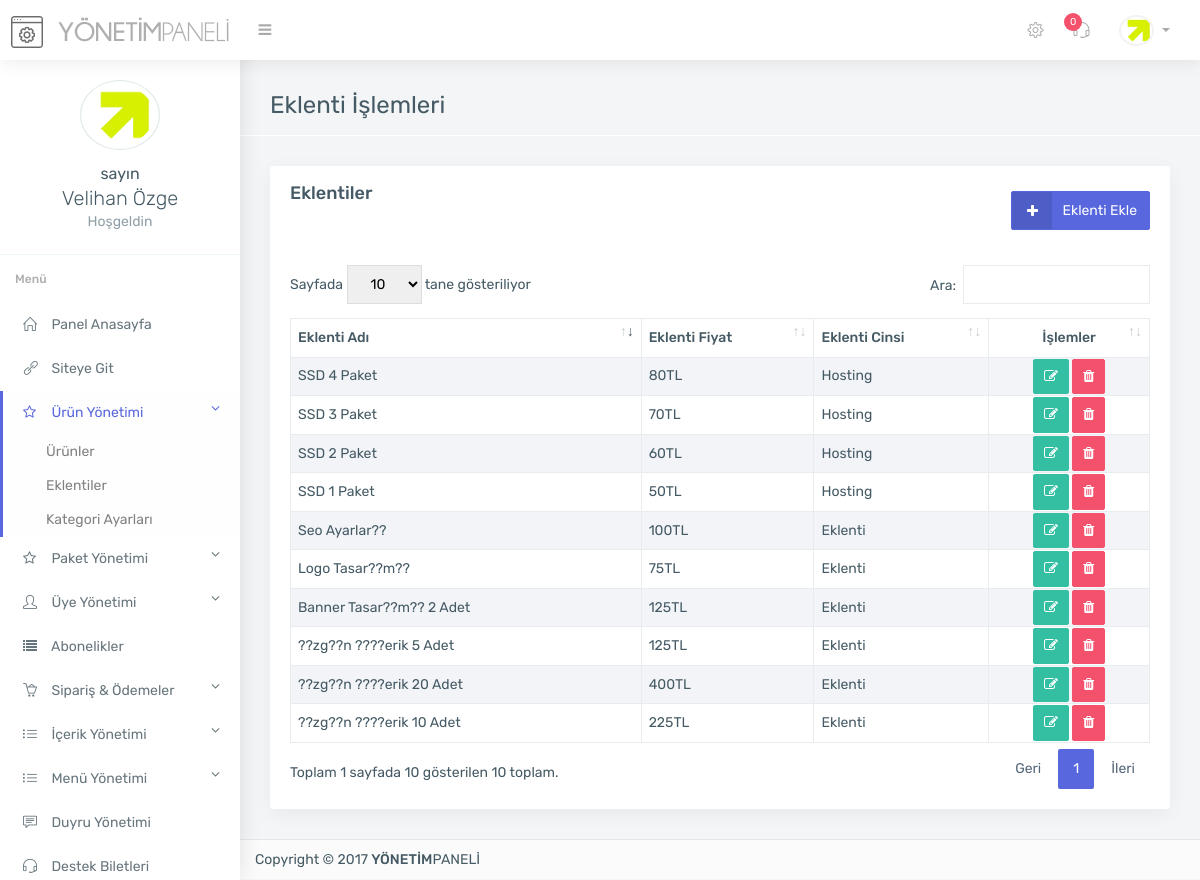
/admin/eklentiler.php (signed in), run on the app's committed database.
### tables this page shows
CREATE TABLE `kullanici` (
  `kullanici_id` int(11) NOT NULL,
  `kullanici_adi` varchar(250) NOT NULL,
  `kullanici_pass` varchar(250) NOT NULL,
  `kullanici_adsoyad` varchar(500) NOT NULL,
  `kullanici_resim` varchar(500) NOT NULL
);

CREATE TABLE `eklenti` (
  `id` int(11) NOT NULL,
  `ad` varchar(255) DEFAULT NULL,
  `cinsi` int(11) NOT NULL DEFAULT '0',
  `fiyat` varchar(255) DEFAULT NULL,
  `aciklama` varchar(255) DEFAULT NULL,
  `sira` int(11) DEFAULT NULL
);

### admin/eklentiler.php (the view)
<?php
include 'header.php';
include 'topbar.php';
include 'sidebar.php';
$hesapsor=$db->prepare("SELECT * from eklenti order by id DESC");
$hesapsor->execute(array(0));
?>
<section class="main-content container">
	<div class="page-header">
		<h2>Eklenti İşlemleri</h2>
	</div>
	<div class="row">
		<div class="col-md-12">
			<div class="card">
				<div class="card-heading card-default">
					<div class="pull-right mt-10">
						<a href="eklenti-ekle.php" class="btn btn-primary btn-icon"><i class="fa fa-plus"></i> Eklenti Ekle</a>
					</div>
					Eklentiler
				</div>
				<div class="card-block">
					<table id="datatable1" class="table table-striped dt-responsive nowrap table-hover">
						<thead>
							<tr>
								<th class="text-left">
									<strong>Eklenti Adı</strong>
								</th>
								<th class="text-left">
									<strong>Eklenti Fiyat</strong>
								</th>
								<th class="text-left">
									<strong>Eklenti Cinsi</strong>
								</th>
								<th class="text-center">
									<strong>İşlemler</strong>
								</th>
							</tr>
						</thead>
						<tbody>
							<?php
							while ($hesapcek=$hesapsor->fetch(PDO::FETCH_ASSOC)) {
								?>
								<tr>
									<td><?php echo $hesapcek['ad']; ?></td>
									<td><?php echo $hesapcek['fiyat']; ?>TL</td>
									<td><?php if ($hesapcek['cinsi']==0) {
										echo "Hosting";
									} else {
										echo "Eklenti";
									} ?></td>
									<td class="text-center">
										<a href="eklenti-duzenle.php?eklenti_id=<?php echo $hesapcek['id']; ?>" title="Düzenle" class="btn btn-sm btn-success"><i class="fa fa-edit"></i></a>
										<a href="controller/function.php?eklentisil=ok&eklenti_id=<?php echo $hesapcek['id']; ?>" title="Sil" class="btn btn-sm btn-danger"><i class="fa fa-trash"></i></a>
									</td>
								</tr>
							<?php } ?>
						</tbody>
					</table>
				</div>
			</div>
		</div>
	</div>
	<?php include 'footer.php'; ?>

### admin/topbar.php (shortened to what this page needs)
<?php
$yenisay=$db->prepare("SELECT * from destek where destek_adminoku='0'");
$yenisay->execute(array());
$yeni=$yenisay->RowCount();
?>
<div class="top-bar light-top-bar">
	<div class="container-fluid">
		<div class="row">
			<div class="col">
				<a class="admin-logo" href="index.php">
					<h1>
						<img alt="" src="assets/img/genel/logo.png" class="logo-icon margin-r-10">
						<img alt="" src="assets/img/genel/logo-text.png" class="toggle-none hidden-xs">
					</h1>
				</a>
				<div class="left-nav-collapsed" >
					<a  href="#" class="nav-collapsed"><i class="fa fa-bars"></i></a>
				</div>
			</div>
			<div class="col">
				<ul class="list-inline top-right-nav">
					<li class="dropdown icon-dropdown d-none-m">
						<a href="genel-ayarlar.php"><i class="icon-settings"></i></a>
					</li>
					<li class="dropdown icon-dropdown">
						<a href="destek.php"><i class="icon-earphones-alt"></i> <span class="badge badge-danger"><?php echo $yeni; ?></span></a>
					</li>
					<li class="dropdown avtar-dropdown">
						<a class="dropdown-toggle" data-toggle="dropdown" href="#">
							<img alt="" class="rounded-circle" src="<?php echo $userprint['kullanici_resim']; ?>" width="30">
						</a>
					</li>
				</ul>
			</div>
		</div>
	</div>
</div>

### admin/sidebar.php (shortened to what this page needs)
<?php
$link = $_SERVER['REQUEST_URI'];
?>
<div class="main-sidebar-nav default-navigation">
    <div class="nano">
        <div class="nano-content sidebar-nav">
            <ul class="metisMenu nav flex-column" id="menu">
                <div class="card-block border-bottom text-center nav-profile">
                    <img alt="profile" class="rounded-circle margin-b-10 circle-border " src="<?php echo $userprint['kullanici_resim']; ?>" width="80">
                    <p class="lead margin-b-0 toggle-none"><small>sayın<br> </small><?php echo $userprint['kullanici_adsoyad'] ?></p>
                    <p class="text-muted mv-0 toggle-none">Hoşgeldin</p>
                </div>
                <li class="nav-heading">
                    <b>Menü</b>
                </li>
                <li class="nav-item <?php if (strstr($link, "index.php")) { echo "active";} ?>"><a class="nav-link" href="index.php"><i class="icon-home"></i> <span class="toggle-none">Panel Anasayfa</span> </a></li>
                <li class="nav-item"><a class="nav-link" target="_blank" href="<?php echo $settingsprint['ayar_siteurl']; ?>"><i class="icon-link"></i> <span class="toggle-none">Siteye Git</span> </a></li>
                <li class="nav-item <?php if (strstr($link, "urun")) { echo "active";} ?> <?php if (strstr($link, "eklenti")) { echo "active";} ?>">
                    <a class="nav-link" href="javascript: void(0);" aria-expanded="true"><i class="fa fa-star-o"></i> <span class="toggle-none">Ürün Yönetimi<span style="float: right;" class="fa fa-angle-down"></span></span></a>
                    <ul class="nav-second-level nav flex-column sub-menu" aria-expanded="true">
                        <li class="nav-item"><a class="nav-link" href="urunler.php">Ürünler</a></li>
                        <li class="nav-item"><a class="nav-link" href="eklentiler.php">Eklentiler</a></li>
                        <li class="nav-item"><a class="nav-link" href="urun-kategori.php">Kategori Ayarları</a></li>
                    </ul>
                </li>
                <li class="nav-item <?php if (strstr($link, "paket")) { echo "active";} ?>">
                    <a class="nav-link" href="javascript: void(0);" aria-expanded="true"><i class="fa fa-star-o"></i> <span class="toggle-none">Paket Yönetimi<span style="float: right;" class="fa fa-angle-down"></span></span></a>
                </li>
                <li class="nav-item <?php if (strstr($link, "uye")) { echo "active";} ?>">
                    <a class="nav-link" href="javascript: void(0);" aria-expanded="true"><i class="icon-user"></i> <span class="toggle-none">Üye Yönetimi<span style="float: right;" class="fa fa-angle-down"></span></span></a>
                </li>
                <li class="nav-item <?php if (strstr($link, "abone")) { echo "active";} ?>">
                    <a class="nav-link" href="abonelikler.php"><i class="fa fa-list"></i> <span class="toggle-none">Abonelikler</span></a>
                </li>
                <li class="nav-item <?php if (strstr($link, "sanal-pos")) { echo "active";} ?><?php if (strstr($link, "hesap")) { echo "active";} ?><?php if (strstr($link, "siparis")) { echo "active";} ?><?php if (strstr($link, "odeme-yontemleri")) { echo "active";} ?>">
                    <a class="nav-link" href="javascript: void(0);" aria-expanded="true"><i class="icon-basket-loaded"></i> <span class="toggle-none">Sipariş & Ödemeler<span style="float: right;" class="fa fa-angle-down"></span></span></a>
                </li>
                <li class="nav-item <?php if (strstr($link, "sozlesme-yonetimi")) { echo "active";} ?><?php if (strstr($link, "slayt")) { echo "active";} ?><?php if (strstr($link, "referans")) { echo "active";} ?><?php if (strstr($link, "marka")) { echo "active";} ?><?php if (strstr($link, "yorum")) { echo "active";} ?><?php if (strstr($link, "bilgi")) { echo "active";} ?><?php if (strstr($link, "sosyal")) { echo "active";} ?><?php if (strstr($link, "proje")) { echo "active";} ?><?php if (strstr($link, "sss")) { echo "active";} ?><?php if (strstr($link, "sayfa")) { echo "active";} ?><?php if (strstr($link, "hizmet")) { echo "active";} ?><?php if (strstr($link, "html")) { echo "active";} ?><?php if (strstr($link, "blog")) { echo "active";} ?>">
                    <a class="nav-link" href="" aria-expanded="true"><i class="icon-list"></i> <span class="toggle-none">İçerik Yönetimi<span style="float: right;" class="fa fa-angle-down"></span></span></a>
                </li>
                <li class="nav-item <?php if (strstr($link, "menu")) { echo "active";} ?><?php if (strstr($link, "link")) { echo "active";} ?>">
                    <a class="nav-link" href="" aria-expanded="true"><i class="icon-list"></i> <span class="toggle-none">Menü Yönetimi<span style="float: right;" class="fa fa-angle-down"></span></span></a>
                </li>
                <li class="nav-item <?php if (strstr($link, "duyuru")) { echo "active";} ?>"><a class="nav-link" href="duyurular.php"><i class="icon-speech"></i> <span class="toggle-none">Duyru Yönetimi</span></a></li>
                <li class="nav-item <?php if (strstr($link, "destek")) { echo "active";} ?>"><a class="nav-link" href="destek.php"><i class="icon-earphones-alt"></i> <span class="toggle-none">Destek Biletleri</span></a></li>
            </ul>
        </div>
    </div>
</div>

### data on the page
kullanici: kullanici_resim (picture), kullanici_adsoyad "Velihan Özge"
eklenti: ad "SSD 4 Paket", fiyat "80", cinsi "Hosting"
eklenti: ad "SSD 3 Paket", fiyat "70", cinsi "Hosting"
eklenti: ad "SSD 2 Paket", fiyat "60", cinsi "Hosting"
eklenti: ad "SSD 1 Paket", fiyat "50", cinsi "Hosting"
eklenti: ad "??zg??n ????erik 20 Adet", fiyat "400", cinsi "Eklenti"
eklenti: ad "??zg??n ????erik 10 Adet", fiyat "225", cinsi "Eklenti"
eklenti: ad "Logo Tasar??m??", fiyat "75", cinsi "Eklenti"
eklenti: ad "Banner Tasar??m?? 2 Adet", fiyat "125", cinsi "Eklenti"
eklenti: ad "??zg??n ????erik 5 Adet", fiyat "125", cinsi "Eklenti"
eklenti: ad "Seo Ayarlar??", fiyat "100", cinsi "Eklenti"

### other printed values
$yeni "0"
